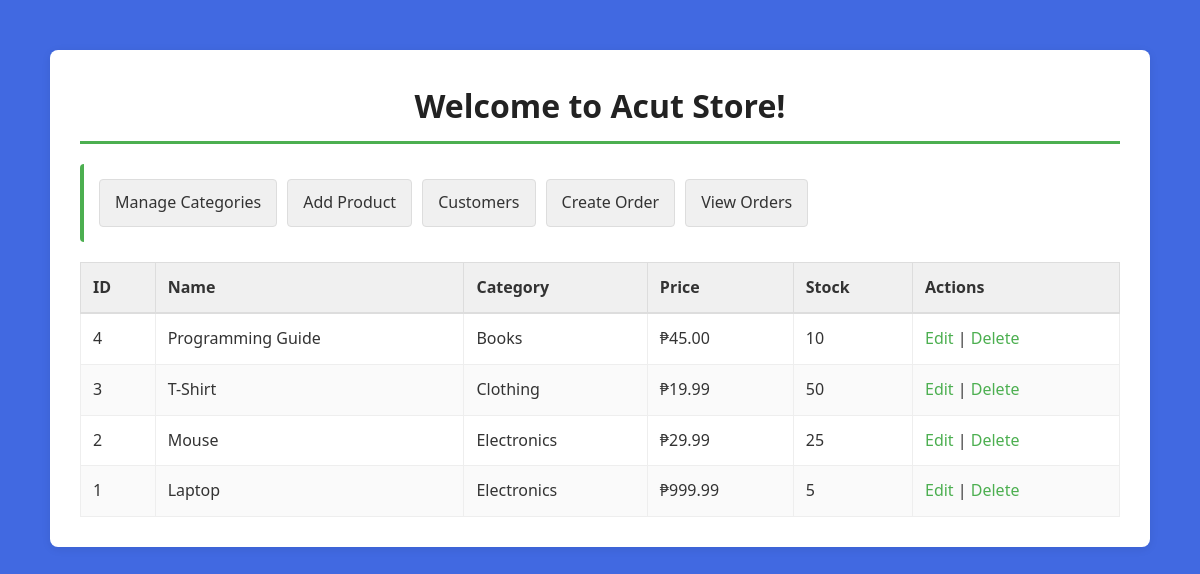
The page / on the database its author committed.
### tables this page shows
CREATE TABLE IF NOT EXISTS products (
    id INT AUTO_INCREMENT PRIMARY KEY,
    category_id INT NOT NULL,
    name VARCHAR(150) NOT NULL,
    price DECIMAL(10, 2) NOT NULL,
    stock INT DEFAULT 0,
    created_at TIMESTAMP DEFAULT CURRENT_TIMESTAMP,
    FOREIGN KEY (category_id) REFERENCES categories(categories_id) ON DELETE CASCADE,
    INDEX idx_category (category_id)
);

CREATE TABLE IF NOT EXISTS categories (
    categories_id INT AUTO_INCREMENT PRIMARY KEY,
    name VARCHAR(100) NOT NULL UNIQUE,
    created_at TIMESTAMP DEFAULT CURRENT_TIMESTAMP
);

### index.php (the view, shortened to what this page needs)
<?php
require 'database.php';
?>
<!doctype html>
<html>
<head>
  <link rel="stylesheet" href="style.css">
</head>
<body>
<div class="container">
  <h1>Welcome to Acut Store!</h1>
  <div class="top-links">
    <a href="manage_categories.php">Manage Categories</a>
    <a href="add_product.php">Add Product</a>
    <a href="customers.php">Customers</a>
    <a href="add_order.php">Create Order</a>
    <a href="view_orders.php">View Orders</a>
  </div>
  <?php
  $sql = "SELECT p.id, p.name AS product_name, p.price, p.stock, c.name AS category_name
          FROM products p
          LEFT JOIN categories c ON p.category_id = c.categories_id
          ORDER BY p.id DESC";
  $res = $conn->query($sql);
  ?>
  <table>
    <thead>
      <tr><th>ID</th><th>Name</th><th>Category</th><th>Price</th><th>Stock</th><th>Actions</th></tr>
    </thead>
    <tbody>
    <?php if($res && $res->num_rows): while($row = $res->fetch_assoc()): ?>
      <tr>
        <td><?=htmlspecialchars($row['id'])?></td>
        <td><?=htmlspecialchars($row['product_name'])?></td>
        <td><?=htmlspecialchars($row['category_name'] ?? '—')?></td>
        <td>₱<?=number_format($row['price'],2)?></td>
        <td><?=htmlspecialchars($row['stock'])?></td>
        <td>
          <a href="edit_product.php?id=<?= $row['id'] ?>">Edit</a> |
          <a href="delete_product.php?id=<?= $row['id'] ?>" onclick="return confirm('Delete this product?')">Delete</a>
        </td>
      </tr>
    <?php endwhile; else: ?>
      <tr><td colspan="6">No products found.</td></tr>
    <?php endif; ?>
    </tbody>
  </table>
</div>
</body>
</html>

### style.css (style rules this page uses)
* { margin: 0; padding: 0; box-sizing: border-box; }
body { font-family: 'Segoe UI', Tahoma, Geneva, Verdana, sans-serif; background-color: #4169E1; color: #333; line-height: 1.6; min-height: 100vh; padding: 20px; }
.container { max-width: 1100px; margin: 30px auto; background: white; padding: 30px; border-radius: 8px; box-shadow: 0 2px 10px rgba(0, 0, 0, 0.08); }
h1 { color: #222; margin-bottom: 20px; font-size: 2em; border-bottom: 3px solid #4CAF50; padding-bottom: 10px; text-align: center; }
a { color: #4CAF50; text-decoration: none; transition: color 0.3s ease; }
table { width: 100%; border-collapse: collapse; margin-top: 20px; }
table thead { background: #f9f9f9; border-bottom: 2px solid #ddd; }
table th { padding: 12px; text-align: left; font-weight: 600; color: #333; background: #f0f0f0; border: 1px solid #ddd; }
table td { padding: 12px; border: 1px solid #eee; color: #333; }
table tbody tr:nth-child(even) { background: #fafafa; }
.top-links { background: white; padding: 15px; border-radius: 4px; margin-bottom: 20px; border-left: 4px solid #4CAF50; display: flex; flex-wrap: wrap; gap: 10px; }
.top-links a { display: inline-block; padding: 10px 15px; background: #f0f0f0; color: #333; border: 1px solid #ddd; border-radius: 4px; transition: all 0.3s; text-decoration: none; }

### rows shown on the page
products: id "4", name "Programming Guide", category.name "Books", price "45.00", stock "10"
products: id "3", name "T-Shirt", category.name "Clothing", price "19.99", stock "50"
products: id "2", name "Mouse", category.name "Electronics", price "29.99", stock "25"
products: id "1", name "Laptop", category.name "Electronics", price "999.99", stock "5"
